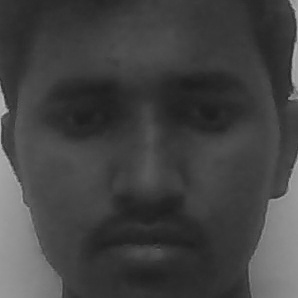
#> input picture facemap_recognizer/src/dataset/17211a1287/3.13.jpg, 298 x 298 px, given in place of the camera
$ jupyter execute Untitled.ipynb
#> lines starting #> are read from the running program, lines starting #| are printed output that depends on the picture
[cell 1]
import sys

[cell 2]
from imutils.video import VideoStream
import argparse
import imutils
import time
import cv2
import os

[cell 3]
output = "./images/chakri"

# load OpenCV's Haar cascade for face detection from disk
detector = cv2.CascadeClassifier('cascades/data/haarcascade_frontalface_alt.xml')
# initialize the video stream, allow the camera sensor to warm up,
# and initialize the total number of example faces written to disk
# thus far
print("[INFO] starting video stream...")
vs = VideoStream(src=0).start()
# vs = VideoStream(usePiCamera=True).start()
time.sleep(2.0)
total = 0

# loop over the frames from the video stream
while True:
	# grab the frame from the threaded video stream, clone it, (just
	# in case we want to write it to disk), and then resize the frame
	# so we can apply face detection faster
	frame = vs.read()
#> frame is the input picture: shape (298, 298, 3); min 28, max 188, mean 66.2
	orig = frame.copy()
	frame = imutils.resize(frame, width=400)
#> frame: shape (400, 400, 3)
	# detect faces in the grayscale frame
	rects = detector.detectMultiScale(
		cv2.cvtColor(frame, cv2.COLOR_BGR2GRAY), scaleFactor=1.1,
		minNeighbors=5, minSize=(30, 30))
#> rects = [[27, 22, 350, 350]]
	# loop over the face detections and draw them on the frame
	for (x, y, w, h) in rects:
		cv2.rectangle(frame, (x, y), (x + w, y + h), (0, 255, 0), 2)
#> this loop made 1 pass
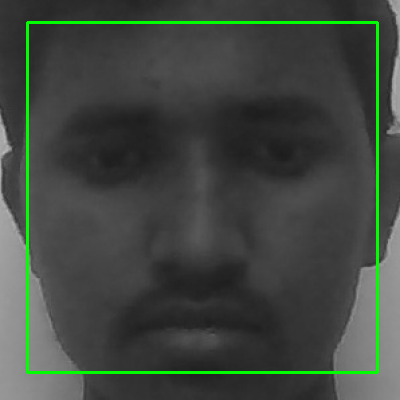
#> frame: shape (400, 400, 3); mean B, G, R 64.1, 70.8, 64.1
	# show the output frame
	cv2.imshow("Frame", frame)
	key = cv2.waitKey(1) & 0xFF
#> (key q is pressed here)

	# if the `k` key was pressed, write the *original* frame to disk
	# so we can later process it and use it for face recognition
	if key == ord("k"):
		p = os.path.sep.join([output, "{}.png".format(
			str(total).zfill(5))])
		cv2.imwrite(p, orig)
		total += 1
	# if the `q` key was pressed, break from the loop
	elif key == ord("q"):
		break

# print the total faces saved and do a bit of cleanup
print("[INFO] {} face images stored".format(total))
print("[INFO] cleaning up...")
# cap.release()
# cv2.destroyAllWindows()
cv2.destroyAllWindows()
vs.stop()
